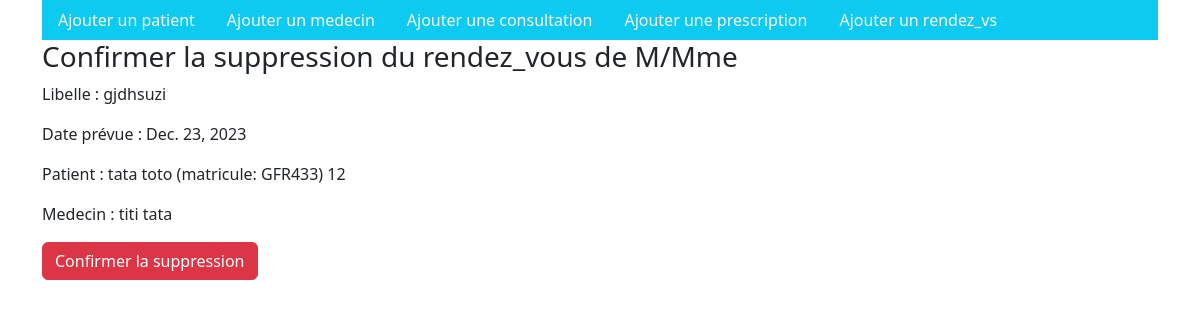
Screenshot of /rendez_vs/supprimer/3/ with the database file from the repository.
### mon_app/models.py (models this page shows)
class Rendez_vs(models.Model):
      libelle = models.TextField()
      datePrevu = models.DateField()
      patient = models.ForeignKey(Patient, on_delete=models.CASCADE)
      medecin = models.ForeignKey(Medecin, on_delete=models.CASCADE)

class Person(models.Model):
    first_name = models.CharField(max_length=100)
    last_name = models.CharField(max_length=100)
    email = models.EmailField()
    def __str__(self):
        return f"{self.first_name} {self.last_name}"

class Patient(Person):
    matricule = models.CharField(max_length=100)
    age = models.PositiveIntegerField()
    def __str__(self):
        return f"{self.last_name} {self.first_name} (matricule: {self.matricule}) {self.age}"

### mon_app/views.py (the view)
# urls.py: path('rendez_vs/supprimer/<int:rendez_vs_id>/', views.supprimer_rendez_vs, name='supprimer_rendez_vs'),
def supprimer_rendez_vs(request, rendez_vs_id):
    rendez_vs = get_object_or_404(Rendez_vs, pk=rendez_vs_id)
    if request.method == 'POST':
        rendez_vs.delete()
        return redirect('rendez_vs_list')
    return render(request, 'rendez_vs/rendez_vs_supprimer.html', {'rendez_vs': rendez_vs})

### mon_app/templates/rendez_vs/rendez_vs_supprimer.html (shortened to what this page needs)
{% extends 'menu.html' %}
{% block content %}
<h3>Confirmer la suppression du rendez_vous de M/Mme {{ patient.first_name }}</h3>
<p>Libelle : {{ rendez_vs.libelle }}</p>
<p>Date prévue : {{ rendez_vs.datePrevu }}</p>
<p>Patient : {{ rendez_vs.patient }}</p>
<p>Medecin : {{ rendez_vs.medecin }}</p>
<form method="POST" class="">
    <button type="submit" class="btn btn-danger">Confirmer la suppression</button>
</form>
{% endblock content %}

### rows the page displays
Rendez_vs: libelle "gjdhsuzi", datePrevu "Dec. 23, 2023", patient "tata toto (matricule: GFR433) 12", medecin "titi tata"
